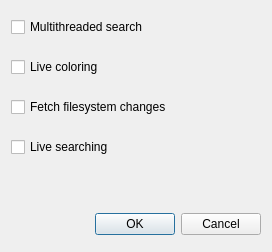
<?xml version="1.0" encoding="UTF-8"?>
<ui version="4.0">
 <class>SettingsWindow</class>
 <widget class="QDialog" name="SettingsWindow">
  <property name="geometry">
   <rect>
    <x>0</x>
    <y>0</y>
    <width>272</width>
    <height>252</height>
   </rect>
  </property>
  <property name="windowTitle">
   <string>Dialog</string>
  </property>
  <layout class="QGridLayout" name="gridLayout_3">
   <item row="0" column="0">
    <layout class="QVBoxLayout" name="verticalLayout">
     <item>
      <layout class="QVBoxLayout" name="verticalLayout_2">
       <property name="spacing">
        <number>20</number>
       </property>
       <property name="sizeConstraint">
        <enum>QLayout::SetMaximumSize</enum>
       </property>
       <property name="bottomMargin">
        <number>50</number>
       </property>
       <item>
        <widget class="QCheckBox" name="asyncSearchButton">
         <property name="text">
          <string>Multithreaded search</string>
         </property>
        </widget>
       </item>
       <item>
        <widget class="QCheckBox" name="onlineColoringButton">
         <property name="text">
          <string>Live coloring</string>
         </property>
        </widget>
       </item>
       <item>
        <widget class="QCheckBox" name="fileWatchingButton">
         <property name="text">
          <string>Fetch filesystem changes</string>
         </property>
        </widget>
       </item>
       <item>
        <widget class="QCheckBox" name="liveSearchButton">
         <property name="text">
          <string>Live searching</string>
         </property>
        </widget>
       </item>
      </layout>
     </item>
     <item>
      <widget class="QDialogButtonBox" name="buttonBox">
       <property name="sizePolicy">
        <sizepolicy hsizetype="Expanding" vsizetype="Fixed">
         <horstretch>0</horstretch>
         <verstretch>0</verstretch>
        </sizepolicy>
       </property>
       <property name="layoutDirection">
        <enum>Qt::LeftToRight</enum>
       </property>
       <property name="orientation">
        <enum>Qt::Horizontal</enum>
       </property>
       <property name="standardButtons">
        <set>QDialogButtonBox::Cancel|QDialogButtonBox::Ok</set>
       </property>
       <property name="centerButtons">
        <bool>false</bool>
       </property>
      </widget>
     </item>
    </layout>
   </item>
  </layout>
 </widget>
 <resources/>
 <connections>
  <connection>
   <sender>buttonBox</sender>
   <signal>rejected()</signal>
   <receiver>SettingsWindow</receiver>
   <slot>close()</slot>
   <hints>
    <hint type="sourcelabel">
     <x>135</x>
     <y>226</y>
    </hint>
    <hint type="destinationlabel">
     <x>135</x>
     <y>125</y>
    </hint>
   </hints>
  </connection>
  <connection>
   <sender>buttonBox</sender>
   <signal>accepted()</signal>
   <receiver>SettingsWindow</receiver>
   <slot>acceptSettings()</slot>
   <hints>
    <hint type="sourcelabel">
     <x>135</x>
     <y>226</y>
    </hint>
    <hint type="destinationlabel">
     <x>135</x>
     <y>125</y>
    </hint>
   </hints>
  </connection>
 </connections>
 <slots>
  <slot>acceptSettings()</slot>
 </slots>
</ui>
